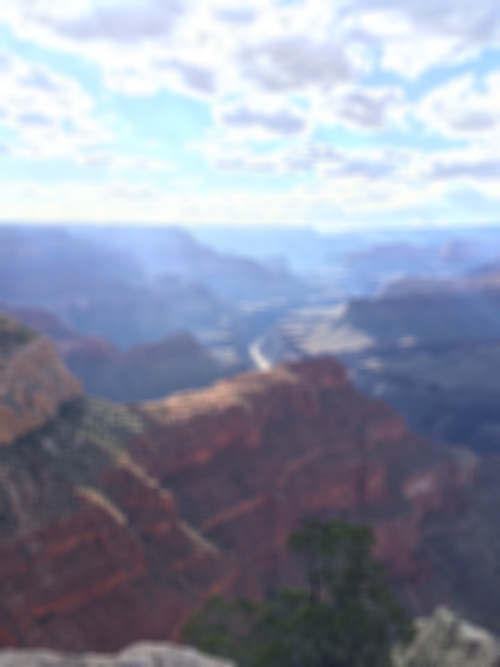
#> input picture steps/blur.png, 500 x 667 px
$ python main.py -f steps/blur.png   (Python 2 division)
#> lines starting #> are read from the running program, lines starting #| are printed output that depends on the picture; after the words box and inside, x2 and y2 are one past the last pixel; in counts of white or black regions, pixels touching at a corner belong together
#! /usr/bin/env python

import os
import argparse
import numpy as np
from scipy.spatial import Delaunay
from math import sqrt
import cv2

parser = argparse.ArgumentParser()
parser.add_argument('--filename', '-f')
parser.add_argument('--output', '-o')
args = parser.parse_args()

img = cv2.imread(args.filename)
#> img is the input picture: shape (667, 500, 3); mean B, G, R 167.2, 148.8, 142.5

def display(name, img):
  if args.output:
    path = args.output + '/' + name + '.png'
    try:
      os.makedirs(path)
    except:
      pass
    cv2.imwrite(path, img)
  cv2.imshow(name, img)

def averageColor(a, b, c):
  contour = np.array([[a], [b], [c]])
  count = 0
  color = np.array([0, 0, 0])
  maxWidth = max(a[0], b[0], c[0])
  minWidth = min(a[0], b[0], c[0])
  maxHeight = max(a[1], b[1], c[1])
  minHeight = min(a[1], b[1], c[1])
  for x in range(minWidth, maxWidth):
    for y in range(minHeight, maxHeight):
      if cv2.pointPolygonTest(contour, (x, y), False) > -1:
        count += 1
        color += img[y, x]
  return color / count

def draw(_):
  blur = cv2.getTrackbarPos('blur', 'blur')
  blurred = cv2.blur(img, (blur, blur))
  display('blur', blurred)
  Z = blurred.reshape((-1,3))

  # convert to np.float32
  Z = np.float32(Z)

  # define criteria, number of clusters(K) and apply kmeans()
  criteria = (cv2.TERM_CRITERIA_EPS + cv2.TERM_CRITERIA_MAX_ITER, 10, 1.0)
  K = cv2.getTrackbarPos('cluster', 'cluster')
  ret,label,center=cv2.kmeans(Z,K,criteria,10,cv2.KMEANS_RANDOM_CENTERS)
#> ret = 348423856.9; center = [[88.42, 73.85, 79.4], [251.6, 239, 223.1], [186.4, 145.9, 130.6]]

  # Now convert back into uint8, and make original image
  center = np.uint8(center)
#> center = [[88, 73, 79], [251, 238, 223], [186, 145, 130]]
  clustered = center[label.flatten()].reshape(img.shape)
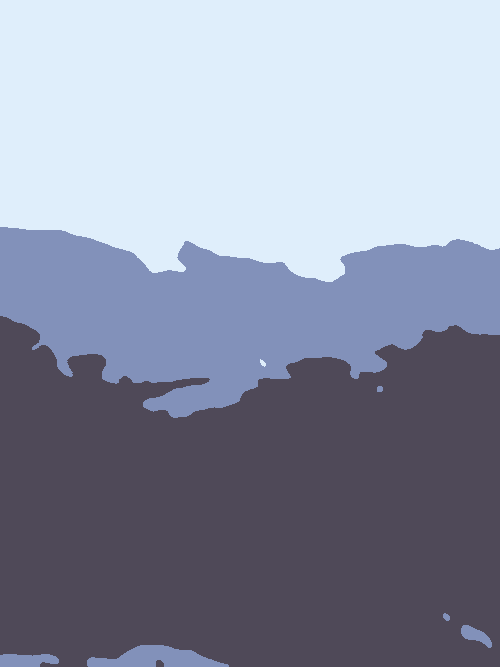
#> clustered: shape (667, 500, 3); mean B, G, R 166.9, 148, 142.3
  display('cluster', clustered)

  threshold1 = cv2.getTrackbarPos('threshold1', 'canny')
  threshold2 = cv2.getTrackbarPos('threshold2', 'canny')
  cannied = cv2.Canny(clustered, threshold1, threshold1)
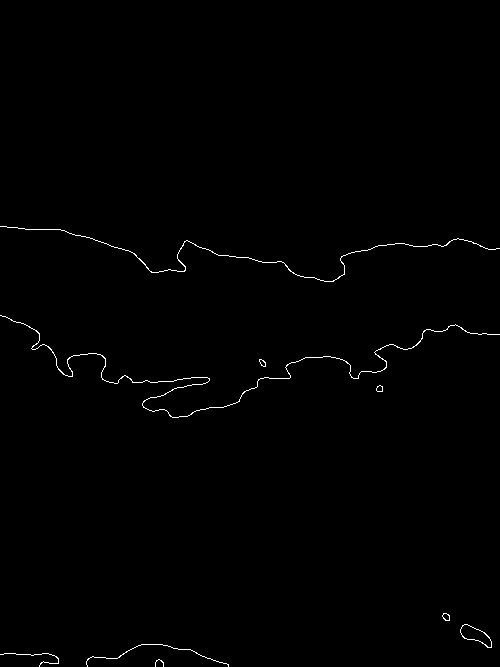
#> cannied: shape (667, 500); 0.57% white in thin lines or dots, all inside (x1, y1, x2, y2) = (0, 226, 500, 667)
  display('canny', cannied)

  contours, _ = cv2.findContours(cannied, cv2.RETR_LIST, cv2.CHAIN_APPROX_SIMPLE)
#> contours = 13 contours, 3 with area under 20; largest, box (x1, y1, x2, y2) and area: (460, 624, 492, 648) 356, (460, 624, 492, 648) 342, (0, 315, 500, 418) 72, (0, 226, 500, 282) 42, (442, 613, 450, 621) 39
  epsilon = cv2.getTrackbarPos('epsilon', 'contour')
  area = cv2.getTrackbarPos('area', 'contour')
  contours = [cv2.approxPolyDP(contour, epsilon, False) for contour in contours if cv2.contourArea(contour) > area]
#> contours = 13 contours, 9 with area under 20; largest, box (x1, y1, x2, y2) and area: (464, 624, 492, 648) 323, (461, 624, 492, 647) 304, (0, 315, 500, 418) 83, (0, 226, 500, 282) 76
  contoured = cannied.copy()
  contoured[:,:] = 0
#> contoured: shape (667, 500); 0.57% of pixels changed, all inside (x1, y1, x2, y2) = (0, 226, 500, 667)
  cv2.drawContours(contoured, contours, -1, 255, 1)
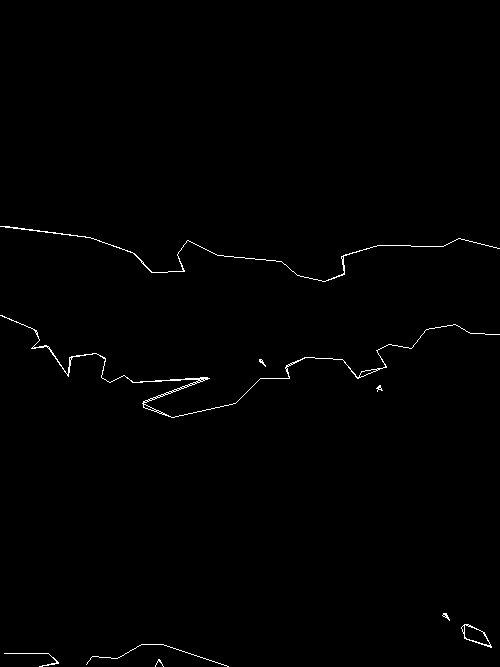
#> contoured: shape (667, 500); 0.63% white in thin lines or dots, all inside (x1, y1, x2, y2) = (0, 226, 500, 667)
  display('contour', contoured)

  geometry = contoured.copy()
  geometry[:,:] = 0
  height, width = geometry.shape
#> height = 667; width = 500
  points = [np.array([0, 0]), np.array([0, height]), np.array([width, 0]), np.array([width, height])]
#> points = [[0, 0], [0, 667], [500, 0], [500, 667]]
  maxDistance = cv2.getTrackbarPos('distance', 'geometry')
  for contour in contours:
    for point in contour:
      for other in points:
        distance = sqrt((other[0] - point[0][0])**2 + (other[1] - point[0][1])**2)
        if distance < maxDistance:
          break
      else:
        points.append(point[0])
#> this loop made 13 passes
#> contour on passes 6 to 11: [[444, 613], [449, 619], [442, 615]], [[443, 613], [449, 620], [446, 613]], [[379, 385], [382, 390], [376, 388]], [[379, 385], [377, 391], [380, 385]], [[259, 360], [265, 365], [259, 361]], [[259, 359], [265, 366], [261, 359]]
#> after the loop, points = 80 pairs, first value 0 to 500, second value 0 to 667
  triangles = np.array(points)[Delaunay(points).simplices]
  for [a, b, c] in triangles:
    cv2.line(geometry, tuple(a), tuple(b), 125)
    cv2.line(geometry, tuple(b), tuple(c), 125)
    cv2.line(geometry, tuple(c), tuple(a), 125)
#> this loop made 152 passes
#> (a, b, c) on passes 1 to 3: ([500, 0], [187, 240], [0, 0]), ([228, 666], [500, 667], [0, 667]), ([500, 667], [499, 334], [500, 0])
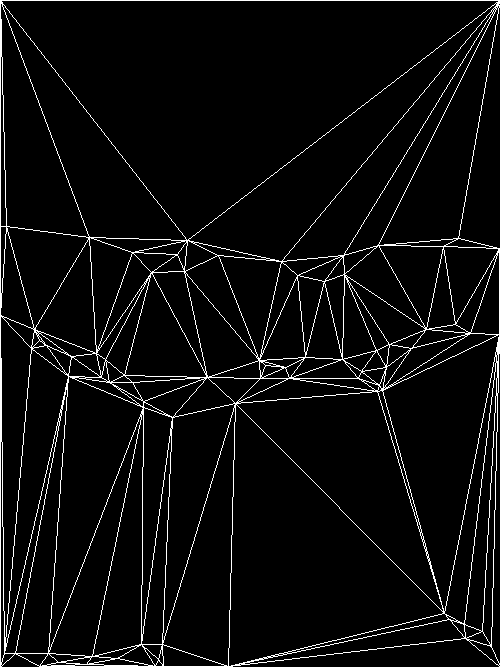
#> geometry: shape (667, 500); values 0 (black) and 125 (white), 4.8% white in thin lines or dots
  display('geometry', geometry)

  final = img.copy()
  print 'Finding colors', len(triangles)
#| Finding colors 152
  for i, triangle in enumerate(triangles):
    print i
    color = averageColor(*triangle)
    cv2.fillPoly(final, [triangle], color)
#> this loop made 1 pass
#> (contour in averageColor, color, maxWidth in averageColor, minWidth in averageColor, maxHeight in averageColor, minHeight in averageColor) on pass 1: ([[500, 0], [187, 240], [0, 0]], [251, 241, 227], 500, 0, 240, 0)
#| 0
  display('final', final)

cv2.namedWindow('blur')
cv2.namedWindow('cluster')
cv2.namedWindow('canny')
cv2.namedWindow('contour')
cv2.namedWindow('geometry')
cv2.namedWindow('final')
cv2.createTrackbar('blur', 'blur', 10, 10, draw)
cv2.createTrackbar('cluster', 'cluster', 3, 32, draw)
cv2.createTrackbar('threshold1', 'canny', 100, 500, draw)
cv2.createTrackbar('threshold2', 'canny', 300, 500, draw)
cv2.createTrackbar('epsilon', 'contour', 5, 50, draw)
cv2.createTrackbar('area', 'contour', 0, 500, draw)
cv2.createTrackbar('distance', 'geometry', 5, 50, draw)

#> (the run stopped early here; a loop or call above may not have finished)
